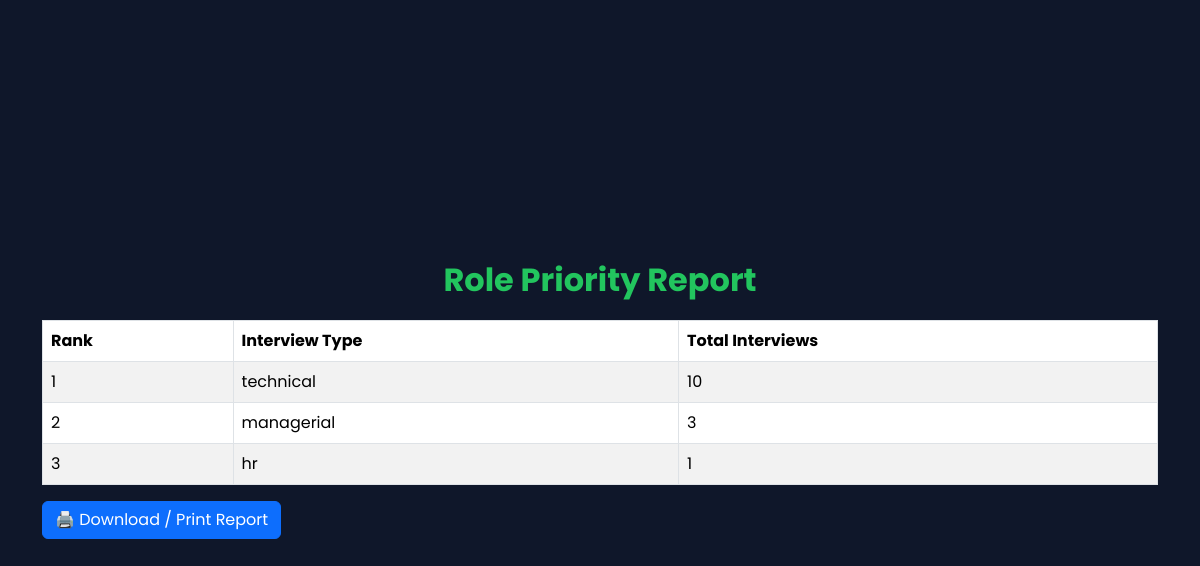
Page /role_priority on the committed database.
### main_app.py (models this page shows)
class interview_data(db.Model):
    id=db.Column(db.Integer,primary_key=True)
    name=db.Column(db.String(150),nullable=False)
    email = db.Column(db.String(150), nullable=False)
    interview_type=db.Column(db.String(100),nullable=False)
    role=db.Column(db.String(100),nullable=False)
    date=db.Column(db.Date(),nullable=False)
    time=db.Column(db.Time(),nullable=False)
    score = db.Column(db.Float,nullable=True)
    status=db.Column(db.String(100),nullable=True)

### main_app.py (the view)
@app.route('/role_priority')
def role_priority():
    data = db.session.query(
        interview_data.interview_type,
        func.count(interview_data.id).label("total")
    ).group_by(
        interview_data.interview_type
    ).order_by(
        func.count(interview_data.id).desc()
    ).all()
    return render_template(
        "role_priority.html",
        data=data
    )

### main_app.py (called while the page is built)
@app.after_request
def add_header(response):
    response.headers["Cache-Control"] = "no-cache, no-store, must-revalidate"
    response.headers["Pragma"] = "no-cache"
    response.headers["Expires"] = "0"
    return response

### templates/role_priority.html (shortened to what this page needs)
{% extends 'base_without_navbar.html' %}
{% block body %}
<div class="container">
<h2 class="title">Role Priority Report</h2>
<table class="table table-bordered table-striped">
<thead>
<tr>
<th>Rank</th>
<th>Interview Type</th>
<th>Total Interviews</th>
</tr>
</thead>
<tbody>
{% for row in data %}
<tr>
<td>{{ loop.index }}</td>
<td>{{ row.interview_type }}</td>
<td>{{ row.total }}</td>
</tr>
{% endfor %}
</tbody>
</table>
<button onclick="printReport()" class="btn btn-primary">
🖨️ Download / Print Report
</button>
</div>
{% endblock %}

### static/css/upcoming_interview.css (style rules this page uses)
body { font-family: "Poppins", sans-serif; background: linear-gradient(to right, #0f172a, #1e293b); color: white; min-height: 100vh; display: flex; align-items: center; justify-content: center; }
h2 { color: #22c55e; font-weight: bold; }

### static/css/interview_conduct.css (style rules this page uses)
body { font-family: "Poppins", sans-serif; background: linear-gradient(to right, #0f172a, #1e293b); color: white; min-height: 100vh; margin: 0; padding: 20px; }

### static/css/home_without_login.css (style rules this page uses)
body { font-family: "Poppins", sans-serif; background: #0f172a; color: white; }

### static/css/login.css (style rules this page uses)
body { font-family: "Poppins", sans-serif; background: linear-gradient(to right, #1e293b, #0f172a); min-height: 100vh; display: flex; align-items: center; justify-content: center; }

### static/css/feedback.css (style rules this page uses)
body { font-family: "Poppins", sans-serif; background: #0f172a; color: white; min-height: 100vh; display: flex; justify-content: center; align-items: center; padding: 20px; }

### templates/role_priority.html (style rules this page uses)
.title { text-align:center; margin-bottom:20px; font-weight:bold; }

### rows in the picture
interview_data: interview_type "technical", total "10"
interview_data: interview_type "managerial", total "3"

### other values in the picture
{{ row.interview_type }} "hr"
{{ row.total }} "1"
